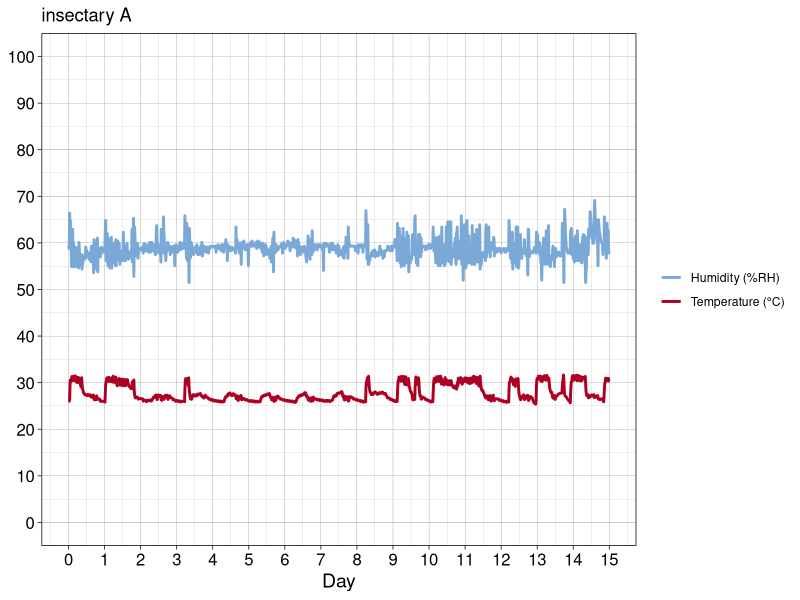
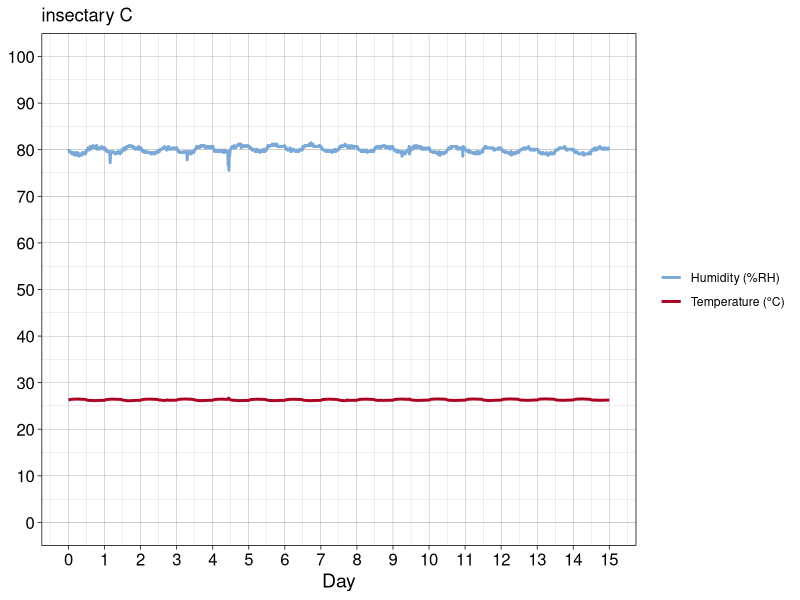
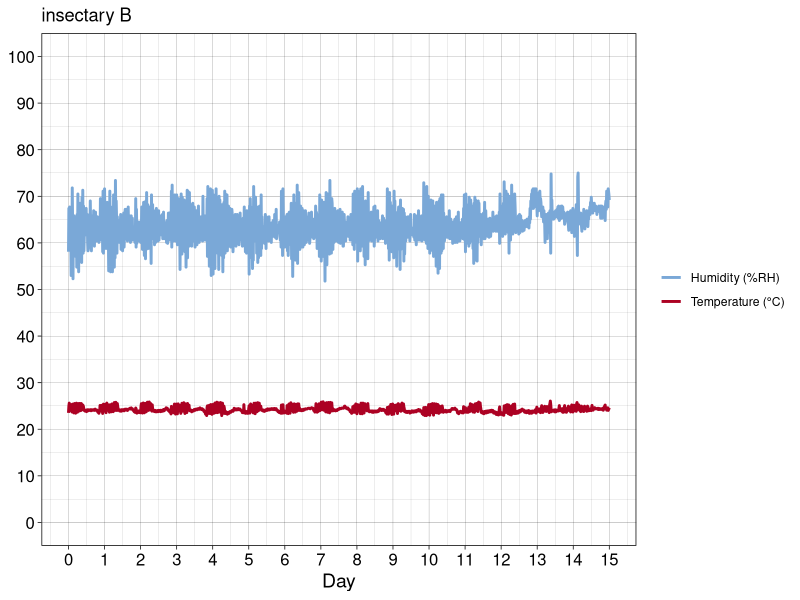

R code for these plots, in order:
## ---- chunk 1
knitr::opts_chunk$set(echo = TRUE)

library(tidyverse)
library(lubridate)
## ---- chunk 2

library(readxl)
C <- read_excel("Insectary Comparison.xlsx",   # Read in the relevant excel sheet 
    sheet = "TT CTIDGH", range = "A5:E1733", 
    col_types = c("text", "date", "numeric", 
        "numeric", "numeric"))

names(C)[2] <- "Date" # Assign the name Date to the second column

C <- C %>%
  mutate(Date = as.POSIXct(Date, format = "%Y-%m-%d %H:%M:%S")) # Change the data type for date to POSIXct 
  
  
 C$numeric_days <- as.numeric(C$Date) # this converts the posixct to a numerical format which is in seconds since a set time point
  
 C$numeric_days_since <- ((((C$numeric_days - 1685318640)/ 60)/60)/24) # this gives the seconds between the first time point for this insectary and each time point subsequently, and then converts this to days.
 
#View(C)






MK <- read_excel("Insectary Comparison.xlsx", 
    sheet = "TT MKGH", range = "A5:E1733", 
    col_types = c("text", "date", "numeric", 
        "numeric", "numeric"))

names(MK)[2] <- "Date"

MK <- MK %>%
  mutate(Date = as.POSIXct(Date, format = "%Y-%m-%d %H:%M:%S"))
  
MK$numeric_days <- as.numeric(MK$Date)
  
 MK$numeric_days_since <- ((((MK$numeric_days - 1685319000)/ 60)/60)/24)

#View(MK)






A <- read_excel("Insectary Comparison.xlsx", 
    sheet = "TT ACCPM1", range = "A5:E1733", 
    col_types = c("text", "date", "numeric", 
        "numeric", "numeric"))

names(A)[2] <- "Date"

A <- A %>%
  mutate(Date = as.POSIXct(Date, format = "%Y-%m-%d %H:%M:%S"))
 
A$numeric_days <- as.numeric(A$Date)
  
 A$numeric_days_since <- ((((A$numeric_days - 1685319240)/ 60)/60)/24)

#View(A)

## ---- chunk 3


 C_graph <- ggplot(data = C) + geom_line(aes(x = numeric_days_since, y = Temperature, color = "Temperature (°C)"), size = 1) + 
  
  geom_line(aes(x = numeric_days_since, y = Humidity, color = "Humidity (%RH)"), size = 1) +
  
  scale_y_continuous(limits = c(0, 100), breaks = seq(0,100, by = 10)) + scale_x_continuous(limits = c(0, 15), breaks = seq(0, 15, by = 1)) + 
  
  labs(x = "Day", y = NULL, color = NULL) + 
  
  theme_linedraw() +
  
  scale_color_manual(values = c("Temperature (°C)" = "#AC0123", "Humidity (%RH)" = "#7AA8D7")) +
  
  theme(axis.text = element_text(size = 12), axis.title = element_text(size = 14)) +
  ggtitle("insectary A")

C_graph

## ---- chunk 4

 A_graph <- ggplot(data = A) + geom_line(aes(x = numeric_days_since, y = Temperature, color = "Temperature (°C)"), size = 1) + 
  
  geom_line(aes(x = numeric_days_since, y = Humidity, color = "Humidity (%RH)"), size = 1) +
  
  scale_y_continuous(limits = c(0, 100), breaks = seq(0,100, by = 10)) + scale_x_continuous(limits = c(0, 15), breaks = seq(0, 15, by = 1)) + 
  
  labs(x = "Day", y = NULL, color = NULL) + 
  
  theme_linedraw() +
  
  scale_color_manual(values = c("Temperature (°C)" = "#AC0123", "Humidity (%RH)" = "#7AA8D7")) +
  
  theme(axis.text = element_text(size = 12), axis.title = element_text(size = 14)) +
  ggtitle("insectary C")

A_graph

## ---- chunk 5
 MK_graph <- ggplot(data = MK) + geom_line(aes(x = numeric_days_since, y = Temperature, color = "Temperature (°C)"), size = 1) + 
  
  geom_line(aes(x = numeric_days_since, y = Humidity, color = "Humidity (%RH)"), size = 1) +
  
  scale_y_continuous(limits = c(0, 100), breaks = seq(0,100, by = 10)) + scale_x_continuous(limits = c(0, 15), breaks = seq(0, 15, by = 1)) + 
  
  labs(x = "Day", y = NULL, color = NULL) + 
  
  theme_linedraw() +
  
  scale_color_manual(values = c("Temperature (°C)" = "#AC0123", "Humidity (%RH)" = "#7AA8D7")) +
  
  theme(axis.text = element_text(size = 12), axis.title = element_text(size = 14))+
  ggtitle("insectary B")
  
 

MK_graph

